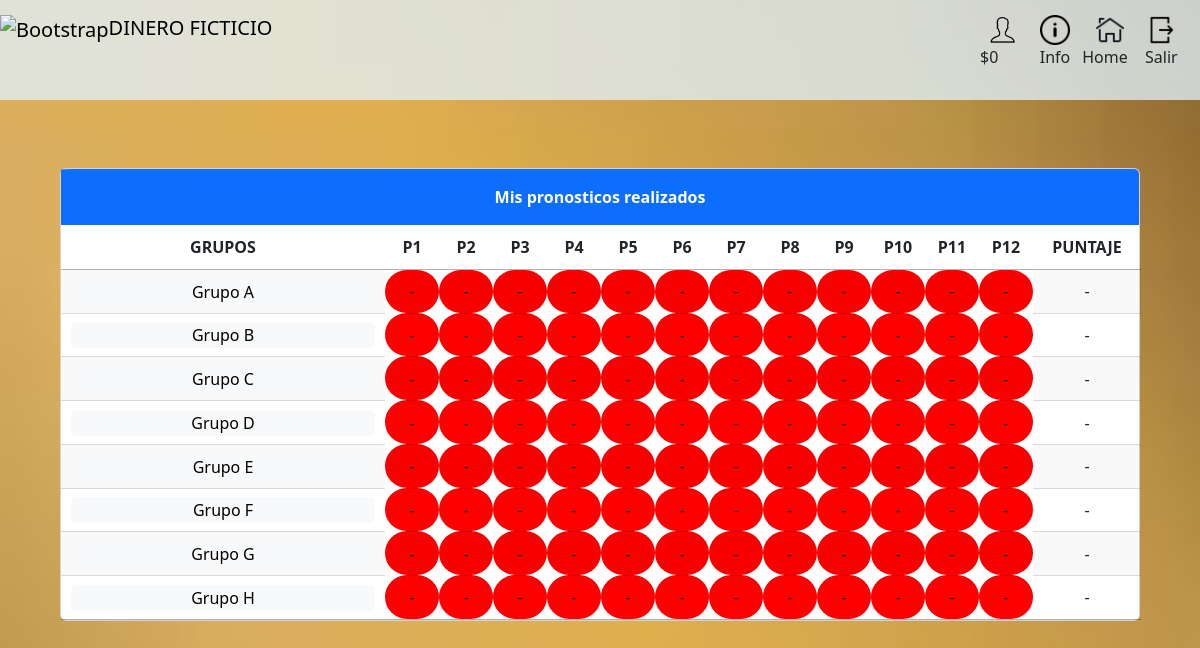
The app's page /PHP/pronosticosLibertadores.php (signed in), older data.
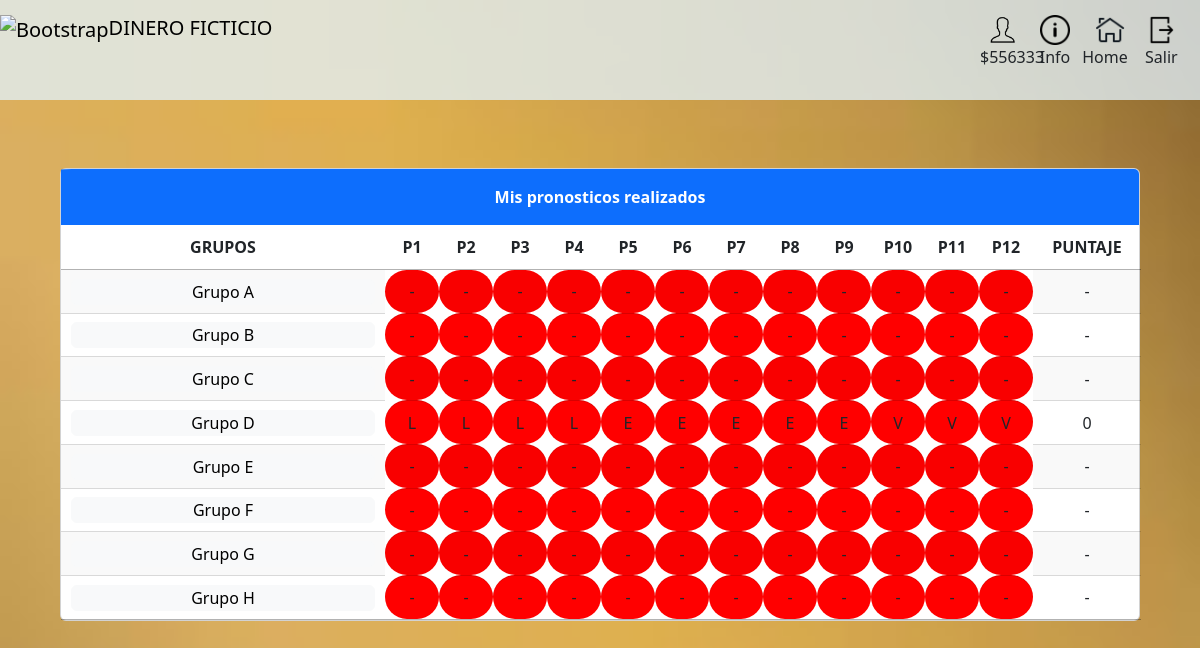
The same page, newer data.
### tables this page shows
CREATE TABLE IF NOT EXISTS `registro` (
  `apellido` varchar(20) NOT NULL,
  `nombre` varchar(20) NOT NULL,
  `dni` int(8) NOT NULL,
  `telefono` int(10) NOT NULL,
  `usuario` varchar(20) NOT NULL,
  `clave` varchar(20) NOT NULL,
  `saldo` int(5) NOT NULL,
  PRIMARY KEY (`usuario`)
);

CREATE TABLE IF NOT EXISTS `apuesta_libertadores` (
  `usuario` varchar(20) NOT NULL,
  `fecha` varchar(10) NOT NULL,
  `p1` char(1) NOT NULL,
  `p2` char(1) NOT NULL,
  `p3` char(1) NOT NULL,
  `p4` char(1) NOT NULL,
  `p5` char(1) NOT NULL,
  `p6` char(1) NOT NULL,
  `p7` char(1) NOT NULL,
  `p8` char(1) NOT NULL,
  `p9` char(1) NOT NULL,
  `p10` char(1) NOT NULL,
  `p11` char(1) NOT NULL,
  `p12` char(1) NOT NULL,
  `puntaje` int(11) NOT NULL
);

### funciones/funciones.php (called while the page is built, shortened)
<?php
function mostrarMisPronosticos($tabla, $fecha, $Array){
  require ('../configuracion/conexion.php');
  $UsuarioI = $_SESSION["usuario"];
  $Usuarios = mysqli_query($conexion,"SELECT * FROM $tabla WHERE usuario ='$UsuarioI' and fecha = '$fecha'");
  $totalUsuario = mysqli_fetch_array($Usuarios);
  if($tabla == "apuesta_eliminatorias"){
    if(mysqli_num_rows($Usuarios)==0){
      array_push($Array, "-");
      array_push($Array, "-");
      array_push($Array, "-");
      array_push($Array, "-");
      array_push($Array, "-");
      array_push($Array, "-");
      array_push($Array, "-");
      array_push($Array, "-");
      array_push($Array, "-");
      array_push($Array, "-");
      array_push($Array, "-");
    }else{
      array_push($Array, $totalUsuario["p1"]);
      array_push($Array, $totalUsuario["p2"]);
      array_push($Array, $totalUsuario["p3"]);
      array_push($Array, $totalUsuario["p4"]);
      array_push($Array, $totalUsuario["p5"]);
      array_push($Array, $totalUsuario["p6"]);
      array_push($Array, $totalUsuario["p7"]);
      array_push($Array, $totalUsuario["p8"]);
      array_push($Array, $totalUsuario["p9"]);
      array_push($Array, $totalUsuario["p10"]);
      array_push($Array, $totalUsuario["puntaje"]*5);}
    }elseif($tabla == "apuesta_libertadores"){
    if(mysqli_num_rows($Usuarios)==0){
      array_push($Array, "-");
      array_push($Array, "-");
      array_push($Array, "-");
      array_push($Array, "-");
      array_push($Array, "-");
      array_push($Array, "-");
      array_push($Array, "-");
      array_push($Array, "-");
      array_push($Array, "-");
      array_push($Array, "-");
      array_push($Array, "-");
      array_push($Array, "-");
      array_push($Array, "-");
    }else{
      array_push($Array, $totalUsuario["p1"]);
      array_push($Array, $totalUsuario["p2"]);
      array_push($Array, $totalUsuario["p3"]);
      array_push($Array, $totalUsuario["p4"]);
      array_push($Array, $totalUsuario["p5"]);
      array_push($Array, $totalUsuario["p6"]);
      array_push($Array, $totalUsuario["p7"]);
      array_push($Array, $totalUsuario["p8"]);
      array_push($Array, $totalUsuario["p9"]);
      array_push($Array, $totalUsuario["p10"]);
      array_push($Array, $totalUsuario["p11"]);
      array_push($Array, $totalUsuario["p12"]);
      array_push($Array, $totalUsuario["puntaje"]*5);}
    }
  return $Array;
}
function mostrarResultados($tabla, $fecha, $Array){
  require ('../configuracion/conexion.php');
  $Usuarios = mysqli_query($conexion,"SELECT * FROM $tabla WHERE fecha = '$fecha'");
  $totalUsuario = mysqli_fetch_array($Usuarios);
  if($tabla == "resultado_eliminatorias"){
      array_push($Array, $totalUsuario["p1"]);
      array_push($Array, $totalUsuario["p2"]);
      array_push($Array, $totalUsuario["p3"]);
      array_push($Array, $totalUsuario["p4"]);
      array_push($Array, $totalUsuario["p5"]);
      array_push($Array, $totalUsuario["p6"]);
      array_push($Array, $totalUsuario["p7"]);
      array_push($Array, $totalUsuario["p8"]);
      array_push($Array, $totalUsuario["p9"]);
      array_push($Array, $totalUsuario["p10"]);
  }elseif($tabla == "resultados_libertadores"){
        array_push($Array, $totalUsuario["p1"]);
        array_push($Array, $totalUsuario["p2"]);
        array_push($Array, $totalUsuario["p3"]);
        array_push($Array, $totalUsuario["p4"]);
        array_push($Array, $totalUsuario["p5"]);
        array_push($Array, $totalUsuario["p6"]);
        array_push($Array, $totalUsuario["p7"]);
        array_push($Array, $totalUsuario["p8"]);
        array_push($Array, $totalUsuario["p9"]);
        array_push($Array, $totalUsuario["p10"]);
        array_push($Array, $totalUsuario["p11"]);
        array_push($Array, $totalUsuario["p12"]);
  }
  return $Array;
}

### PHP/pronosticosLibertadores.php (the view, shortened to what the rows shown need)
<?php
include("../configuracion/cabecera.php");
require ('../configuracion/conexion.php');
require ('../funciones/funciones.php');
$PronosticoGrupoD= [];
$ResultadosGrupoD= [];
$PronosticoGrupoD = mostrarMisPronosticos("apuesta_libertadores", "GrupoD", $PronosticoGrupoD);
$ResultadosGrupoD = mostrarResultados("resultados_libertadores", "GrupoD", $ResultadosGrupoD);
?>
<!DOCTYPE html>
<html lang="en">
<head>
    <link rel="stylesheet" href="../CSS/styleApuestaLibertadores.css">
</head>
<body style= "background-image: url('../img/fondoLiber.png'); background-size: cover">
<div class="title">
 <h1>Copa Libertadores - Fase de grupo</h1>
</div>
<div style="width:90%; margin:auto; border-radius: 15px" >
    <div class="card">
          <table id="table" class="display">
            <thead>
                <tr>
                <th>GRUPOS</th>
                <th>P1</th>
                <th>P2</th>
                <th>P3</th>
                <th>P4</th>
                <th>P5</th>
                <th>P6</th>
                <th>P7</th>
                <th>P8</th>
                <th>P9</th>
                <th>P10</th>
                <th>P11</th>
                <th>P12</th>
                <th>PUNTAJE</th>
                </tr>
            </thead>
            <tbody>
                <tr>
                        <td><button class="btn btn-light"  style="width:100%; padding:0px" data-bs-toggle="offcanvas" data-bs-target="#g4" aria-controls="g1">
                        </button></td>
                        <?php for($i=0; $i<count($ResultadosGrupoD); $i++) {
                           if ( $ResultadosGrupoD[$i] == "-" ){  ?>
                            <td style="background-color:while"><?php echo $PronosticoGrupoD[$i] ?></td>
                        <?php  }elseif( $PronosticoGrupoD[$i] == $ResultadosGrupoD[$i] ){?>
                        <td style="background-color:yellow; border-radius: 20px"><?php echo $PronosticoGrupoD[$i]; ?></td>
                        <?php  }else{?>
                            <td style="background-color:red; border-radius: 200px; "><?php echo $PronosticoGrupoD[$i] ?></td>
                        <?php  }  ?>
                    <?php  }  ?>
                        <td><?php echo $PronosticoGrupoD[12] ?></td>
                </tr>
            </tbody>
        </table>
    </div>
</div>
</body>

### configuracion/cabecera.php (shortened to what the rows shown need)
<?php
require ('conexion.php');
$UsuarioI = $_SESSION["usuario"];
$Consulta = mysqli_query($conexion, "SELECT * FROM registro WHERE usuario ='$UsuarioI'");
$datosUsuario = mysqli_fetch_array($Consulta);
?>
<!DOCTYPE html>
<html lang="en">
<head>
    <link rel="stylesheet" href="C:\wamp\www\prode\node_modules\sweetalert2\dist\sweetalert2.min.css">
     <link href="https://cdn.jsdelivr.net/npm/bootstrap@5.3.0-alpha1/dist/css/bootstrap.min.css" rel="stylesheet">
    <link rel="stylesheet" type="text/css" href="https://cdn.datatables.net/1.13.1/css/jquery.dataTables.css">
  <link rel="stylesheet" href="../CSS/styleCabecera.css">
</head>
<body>
<nav class="navbar navbar-expand-lg sticky-top d-flex justify-content-between" style="background-color: #e3f2fdc2; height:100px; width:100%" >
    <div style="display: flex; height: auto; width:220px" >
                <div style="height: auto; width:50px">
                  <img src="../img/usuario.png" role= "button" class="nav-link"  style="height: 30px; width:30px; font-weight: bold; margin-left:7px" data-bs-toggle="modal" data-bs-target="#exampleModal"></img>
                  <p>$<?php echo $datosUsuario["saldo"]?></p>
                </div>
    </div>
</nav>
</body>
</html>

Row changes from the older to the newer data that the page shows:
changed registro: saldo "0" → "556333"
added apuesta_libertadores: puntaje "L", p1 "L", p2 "L", puntaje "E", p5 "E", p6 "E", p7 "E", puntaje "V", p10 "V", puntaje "0"
Text that changed along with them:
$PronosticoGrupoD[12]: "-" → (not shown)
